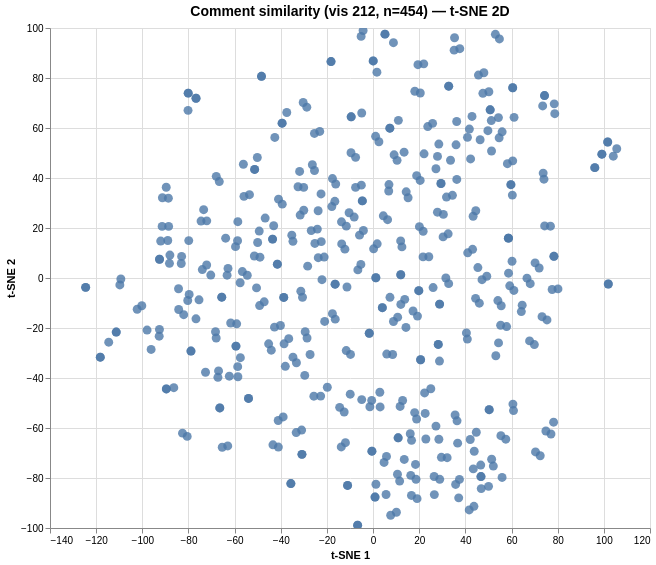

Source (Vega-Lite JSON):
### Vega specification from a JSON file in a GitHub repository (floating-point values rounded to 4 significant figures; data arrays with more than 128 entries replaced by an {"elided": "..."} marker saying what was removed)
{"$schema": "https://vega.github.io/schema/vega/v6.json", "data": [{"name": "param_1e9efca18e7a2868_store"}, {"name": "source_0", "values": {"elided": "454 records"}}, {"name": "source_0_x_domain_dim_1", "values": [{"min": -124.6, "max": 105.6}]}, {"name": "source_0_y_domain_dim_2", "values": [{"min": -98.89, "max": 98.98}]}], "signals": [{"name": "unit", "value": {}, "on": [{"events": "pointermove", "update": "isTuple(group()) ? group() : unit"}]}, {"name": "param_1e9efca18e7a2868", "update": "vlSelectionResolve(\"param_1e9efca18e7a2868_store\", \"union\")"}, {"name": "param_1e9efca18e7a2868_dim_1", "on": [{"events": [{"source": "view", "type": "dblclick"}], "update": "null"}, {"events": {"signal": "param_1e9efca18e7a2868_translate_delta"}, "update": "panLinear(param_1e9efca18e7a2868_translate_anchor.extent_x, -param_1e9efca18e7a2868_translate_delta.x / width)"}, {"events": {"signal": "param_1e9efca18e7a2868_zoom_delta"}, "update": "zoomLinear(domain(\"x\"), param_1e9efca18e7a2868_zoom_anchor.x, param_1e9efca18e7a2868_zoom_delta)"}]}, {"name": "param_1e9efca18e7a2868_dim_2", "on": [{"events": [{"source": "view", "type": "dblclick"}], "update": "null"}, {"events": {"signal": "param_1e9efca18e7a2868_translate_delta"}, "update": "panLinear(param_1e9efca18e7a2868_translate_anchor.extent_y, param_1e9efca18e7a2868_translate_delta.y / height)"}, {"events": {"signal": "param_1e9efca18e7a2868_zoom_delta"}, "update": "zoomLinear(domain(\"y\"), param_1e9efca18e7a2868_zoom_anchor.y, param_1e9efca18e7a2868_zoom_delta)"}]}, {"name": "param_1e9efca18e7a2868_tuple", "on": [{"events": [{"signal": "param_1e9efca18e7a2868_dim_1 || param_1e9efca18e7a2868_dim_2"}], "update": "param_1e9efca18e7a2868_dim_1 && param_1e9efca18e7a2868_dim_2 ? {unit: \"\", fields: param_1e9efca18e7a2868_tuple_fields, values: [param_1e9efca18e7a2868_dim_1,param_1e9efca18e7a2868_dim_2]} : null"}]}, {"name": "param_1e9efca18e7a2868_tuple_fields", "value": [{"field": "dim_1", "channel": "x", "type": "R"}, {"field": "dim_2", "channel": "y", "type": "R"}]}, {"name": "param_1e9efca18e7a2868_translate_anchor", "value": {}, "on": [{"events": [{"source": "scope", "type": "pointerdown"}], "update": "{x: x(unit), y: y(unit), extent_x: domain(\"x\"), extent_y: domain(\"y\")}"}]}, {"name": "param_1e9efca18e7a2868_translate_delta", "value": {}, "on": [{"events": [{"source": "window", "between": [{"source": "scope", "type": "pointerdown"}, {"source": "window", "type": "pointerup"}], "type": "pointermove", "consume": true}], "update": "{x: param_1e9efca18e7a2868_translate_anchor.x - x(unit), y: param_1e9efca18e7a2868_translate_anchor.y - y(unit)}"}]}, {"name": "param_1e9efca18e7a2868_zoom_anchor", "on": [{"events": [{"source": "scope", "type": "wheel", "consume": true}], "update": "{x: invert(\"x\", x(unit)), y: invert(\"y\", y(unit))}"}]}, {"name": "param_1e9efca18e7a2868_zoom_delta", "on": [{"events": [{"source": "scope", "consume": true, "type": "wheel"}], "update": "pow(1.001, event.deltaY * pow(16, event.deltaMode))", "force": true}]}, {"name": "param_1e9efca18e7a2868_modify", "on": [{"events": {"signal": "param_1e9efca18e7a2868_tuple"}, "update": "modify(\"param_1e9efca18e7a2868_store\", param_1e9efca18e7a2868_tuple, true)"}]}], "marks": [{"type": "symbol", "name": "marks", "from": {"data": "source_0"}, "encode": {"update": {"tooltip": {"signal": "{\"Comment #\": format(datum[\"index\"], \"\"), \"Comment\": isValid(datum[\"comment\"]) ? datum[\"comment\"] : \"\"+datum[\"comment\"]}"}, "size": {"value": 80}, "fill": {"value": "#4c78a8"}, "x": {"field": "dim_1", "scale": "x"}, "y": {"field": "dim_2", "scale": "y"}, "shape": {"value": "circle"}, "opacity": {"value": 0.8}}}, "clip": true, "style": ["circle"], "interactive": true}], "scales": [{"name": "x", "type": "linear", "domain": [{"signal": "(data(\"source_0_x_domain_dim_1\")[0] || {}).min"}, {"signal": "(data(\"source_0_x_domain_dim_1\")[0] || {}).max"}], "range": [0, {"signal": "width"}], "domainRaw": {"signal": "param_1e9efca18e7a2868[\"dim_1\"]"}, "zero": true, "nice": true}, {"name": "y", "type": "linear", "domain": [{"signal": "(data(\"source_0_y_domain_dim_2\")[0] || {}).min"}, {"signal": "(data(\"source_0_y_domain_dim_2\")[0] || {}).max"}], "range": [{"signal": "height"}, 0], "zero": true, "nice": true, "domainRaw": {"signal": "param_1e9efca18e7a2868[\"dim_2\"]"}}], "axes": [{"scale": "x", "domain": false, "grid": true, "aria": false, "orient": "bottom", "maxExtent": 0, "tickCount": {"signal": "ceil(width/40)"}, "ticks": false, "labels": false, "gridScale": "y", "minExtent": 0, "zindex": 0}, {"scale": "y", "grid": true, "minExtent": 0, "gridScale": "x", "aria": false, "ticks": false, "orient": "left", "zindex": 0, "labels": false, "tickCount": {"signal": "ceil(height/40)"}, "domain": false, "maxExtent": 0}, {"scale": "x", "zindex": 0, "labelFlush": true, "grid": false, "labelOverlap": true, "tickCount": {"signal": "ceil(width/40)"}, "title": "t-SNE 1", "orient": "bottom"}, {"scale": "y", "grid": false, "labelOverlap": true, "orient": "left", "tickCount": {"signal": "ceil(height/40)"}, "zindex": 0, "title": "t-SNE 2"}], "title": {"text": "Comment similarity (vis 212, n=454) — t-SNE 2D", "fontSize": 14, "frame": "group"}, "height": 500, "style": "cell", "padding": 5, "background": "white", "width": 600}
